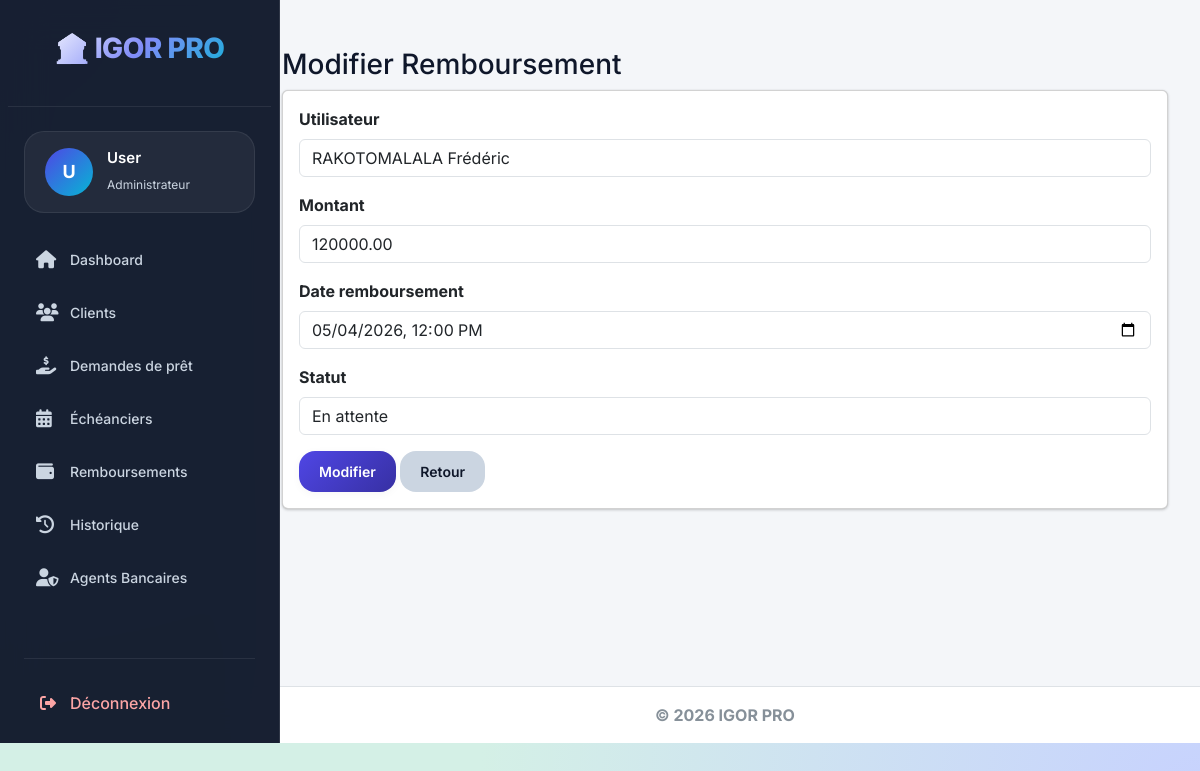
/editremboursement.php?id=26 (signed in), run on the app's committed database.
### tables this page shows
CREATE TABLE `remboursement` (
  `id` int(11) NOT NULL,
  `utilisateur_id` int(11) NOT NULL,
  `montant` decimal(10,2) NOT NULL,
  `date_remboursement` datetime NOT NULL,
  `statut` enum('en attente','remboursé','annulé') NOT NULL
);

CREATE TABLE `users` (
  `id` int(11) NOT NULL,
  `username` varchar(50) NOT NULL,
  `email` varchar(100) NOT NULL,
  `password` varchar(255) NOT NULL,
  `nom` varchar(100) DEFAULT NULL,
  `prenom` varchar(100) DEFAULT NULL,
  `telephone` varchar(20) DEFAULT NULL,
  `role` enum('super_admin','admin_regional','chef_agence','agent','client') NOT NULL DEFAULT 'client',
  `agence_id` int(11) DEFAULT NULL,
  `2fa_secret` varchar(255) DEFAULT NULL,
  `email_verified_at` datetime DEFAULT NULL,
  `remember_token` varchar(100) DEFAULT NULL,
  `reset_token` varchar(255) DEFAULT NULL,
  `created_at` timestamp NOT NULL DEFAULT current_timestamp(),
  `updated_at` timestamp NOT NULL DEFAULT current_timestamp() ON UPDATE current_timestamp(),
  `otp` varchar(10) DEFAULT NULL,
  `otp_expires_at` datetime DEFAULT NULL,
  `otp_created_at` datetime DEFAULT current_timestamp()
);

### editremboursement.php (called while the page is built, shortened)
<?php
require_once 'config.php';
$id = filter_input(INPUT_GET, 'id', FILTER_VALIDATE_INT);
$stmt = $conn->prepare("SELECT * FROM remboursement WHERE id = :id");
$stmt->execute(['id' => $id]);
$remboursement = $stmt->fetch(PDO::FETCH_ASSOC);
$stmt = $conn->query("SELECT id, nom, prenom FROM users ORDER BY nom");
$utilisateurs = $stmt->fetchAll();
include "layout.php";

### pages/editremboursement_content.php (the view, shortened to what this page needs)
<div class="container mt-4">
    <h3>Modifier Remboursement</h3>
    <div class="card">
        <div class="card-body">
            <form method="POST">
                <div class="mb-3">
                    <label>Utilisateur</label>
                    <select name="utilisateur_id" class="form-control" required>
                        <?php foreach($utilisateurs as $u): ?>
                            <option value="<?= $u['id'] ?>"
                                <?= $remboursement['utilisateur_id'] == $u['id'] ? 'selected' : '' ?>>
                                <?= $u['nom'] . ' ' . $u['prenom'] ?>
                            </option>
                        <?php endforeach; ?>
                    </select>
                </div>
                <div class="mb-3">
                    <label>Montant</label>
                    <input type="number" name="montant" class="form-control"
                           value="<?= $remboursement['montant'] ?>" required>
                </div>
                <div class="mb-3">
                    <label>Date remboursement</label>
                    <input type="datetime-local" name="date_remboursement"
                           class="form-control"
                           value="<?= date('Y-m-d\TH:i', strtotime($remboursement['date_remboursement'])) ?>"
                           required>
                </div>
                <div class="mb-3">
                    <label>Statut</label>
                    <select name="statut" class="form-control">
                        <option value="en attente" <?= $remboursement['statut']=='en attente'?'selected':'' ?>>En attente</option>
                    </select>
                </div>
                <button class="btn btn-primary">Modifier</button>
                <a href="remboursement.php" class="btn btn-secondary">Retour</a>
            </form>
        </div>
    </div>
</div>

### ASSET/CSS/admin-pro.css (style rules this page uses)
:root { --bg-primary: #d4f0e6; --bg-secondary: #ffffff; --bg-card: #ffffff; --bg-hover: #e8f8f2; --primary-glow: #0e7c6b; --primary-dark: #0a5e51; --success-glow: #2e7d32; --warning-glow: #b85c00; --danger-glow: #b71c1c; --info-glow: #0284c7; --text-primary: #1e3a3a; --text-secondary: #2c4e4e; --text-muted: #4f6f6f; --border-glow: rgba(14, 124, 107, 0.15); --border-hover: rgba(14, 124, 107, 0.3); --shadow-sm: 0 2px 4px rgba(0,0,0,0.03); --shadow-md: 0 4px 8px rgba(14, 124, 107, 0.1); --shadow-lg: 0 10px 20px rgba(14, 124, 107, 0.15); --shadow-glow: 0 0 0 2px rgba(14, 124, 107, 0.1); --transition: all 0.3s ease; --border-radius: 16px; --border-radius-sm: 12px; }
body { background-color: var(--bg-primary) !important; font-family: 'Inter', 'Segoe UI', sans-serif; color: var(--text-primary); min-height: 100vh; }

### ASSET/CSS/style.css (style rules this page uses)
:root { --primary: #4f46e5; --primary-light: #818cf8; --primary-dark: #3730a3; --secondary: #06b6d4; --secondary-light: #22d3ee; --accent: #8b5cf6; --dark: #0f172a; --dark-light: #1e293b; --gray-dark: #475569; --gray: #94a3b8; --gray-light: #cbd5e1; --light: #f8fafc; --white: #ffffff; --success: #10b981; --success-light: #34d399; --danger: #ef4444; --danger-light: #f87171; --warning: #f59e0b; --warning-light: #fbbf24; --info: #3b82f6; --shadow-sm: 0 2px 8px rgba(0, 0, 0, 0.04); --shadow-md: 0 5px 20px rgba(0, 0, 0, 0.06); --shadow-lg: 0 10px 30px rgba(0, 0, 0, 0.08); --shadow-xl: 0 20px 40px rgba(0, 0, 0, 0.12); --shadow-primary: 0 10px 30px rgba(79, 70, 229, 0.25); --radius-sm: 12px; --radius-md: 16px; --radius-lg: 20px; --radius-xl: 24px; --radius-2xl: 28px; --transition-fast: 0.2s ease; --transition-base: 0.3s ease; --transition-slow: 0.4s ease; --glass-bg: rgba(255, 255, 255, 0.7); --glass-border: rgba(255, 255, 255, 0.4); --glass-blur: blur(12px); }
* { margin: 0; padding: 0; box-sizing: border-box; }
body { font-family: 'Inter', -apple-system, BlinkMacSystemFont, sans-serif; background: radial-gradient(circle at 0% 0%, #e0e7ff, transparent 50%), radial-gradient(circle at 100% 100%, #c7d2fe, transparent 50%), #f0f4ff; min-height: 100vh; overflow-x: hidden; color: var(--dark); line-height: 1.5; }
.btn { display: inline-flex; align-items: center; justify-content: center; gap: 8px; padding: 10px 20px; border: none; border-radius: var(--radius-md); font-weight: 600; font-size: 14px; cursor: pointer; transition: var(--transition-base); text-decoration: none; }
.btn-primary { background: linear-gradient(135deg, var(--primary), var(--primary-dark)); color: white; box-shadow: var(--shadow-sm); }
.btn-secondary { background: var(--gray-light); color: var(--dark); }

### data on the page
remboursement: utilisateur_id "RAKOTOMALALA Frédéric", montant "120000.00", date_remboursement "05/04/2026 12:00", statut "En attente"

### other printed values
substr($_SESSION['username'] ?? 'U', 0, 1) "U"
$_SESSION['username'] "User"
